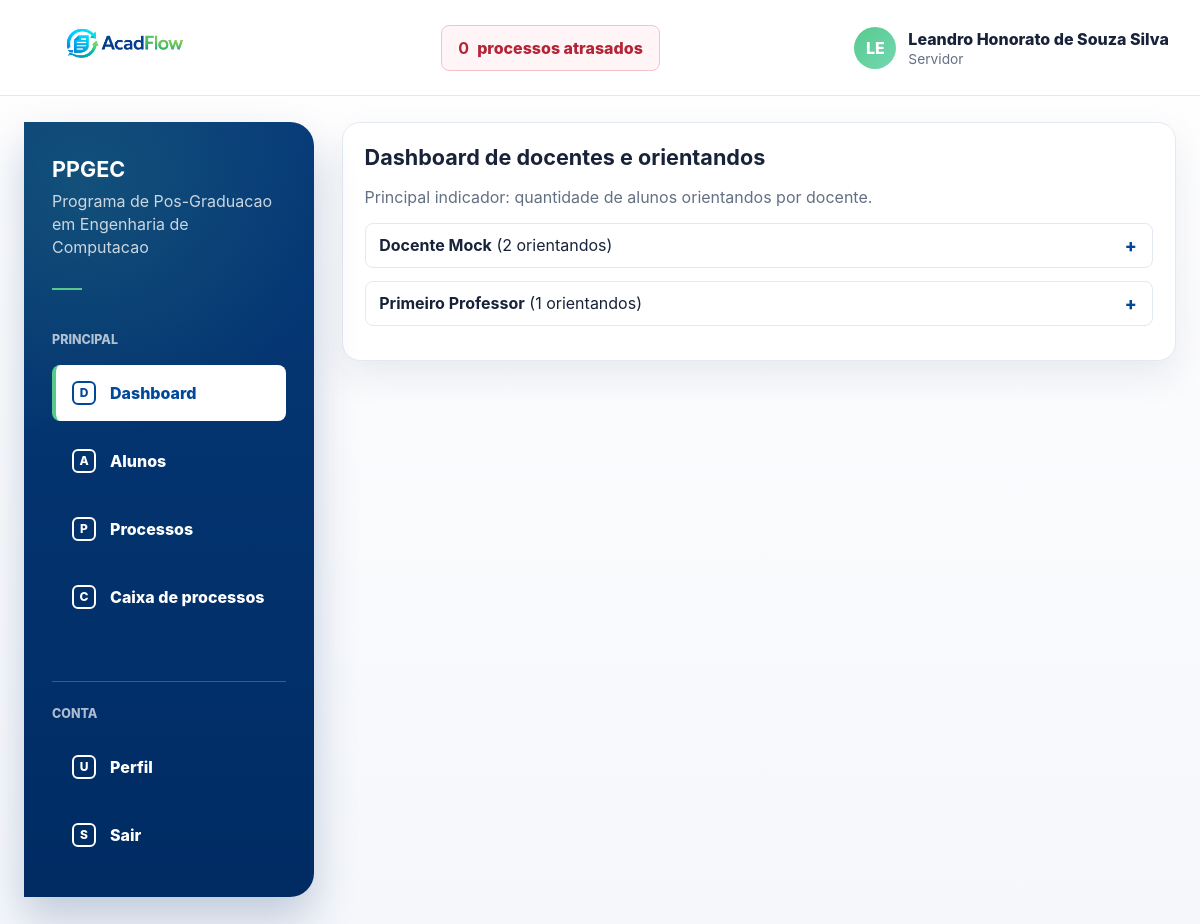
Before: /coordenacao/dashboard/ (signed in) with the older database file.
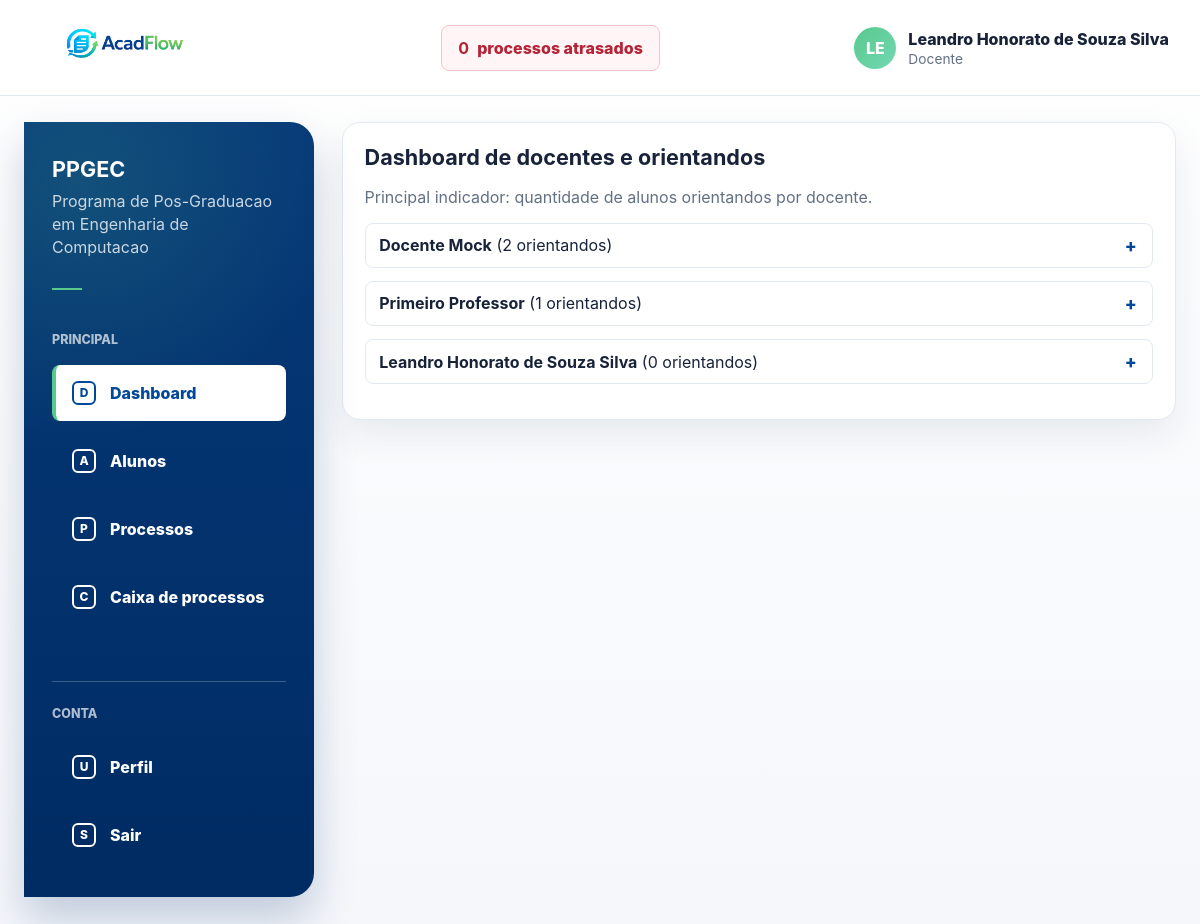
After: the same page with the newer database file.
### processos/models.py (models this page shows, shortened)
class User(AbstractUser):
    class TipoUsuario(models.TextChoices):
        ALUNO = "ALUNO", "Aluno"
        DOCENTE = "DOCENTE", "Docente"
        SERVIDOR = "SERVIDOR", "Servidor"
    username = None
    first_name = None
    last_name = None
    nome = models.CharField(max_length=255)
    email = models.EmailField(unique=True)
    tipo_usuario = models.CharField(
        max_length=20,
        choices=TipoUsuario.choices,
        default=TipoUsuario.SERVIDOR,
    )
    USERNAME_FIELD = "email"
    REQUIRED_FIELDS = ["nome"]
    objects = UserManager()
    class Meta:
        ordering = ["nome", "email"]

class Docente(User):
    externo = models.BooleanField(default=False)
    permanente = models.BooleanField(default=False)
    coordenador = models.BooleanField(default=False)
    class Meta:
        verbose_name = "Docente"
        verbose_name_plural = "Docentes"

### processos/views.py (the view)
# urls.py: path("coordenacao/dashboard/", coordenacao_dashboard_view, name="coordenacao_dashboard"),
@login_required
def coordenacao_dashboard_view(request):
    if not _can_view_dashboard(request.user):
        raise PermissionDenied("Acesso restrito a coordenadores e servidores.")
    docentes = (
        Docente.objects.prefetch_related("orientandos")
        .annotate(total_orientandos=Count("orientandos"))
        .order_by("-total_orientandos", "nome")
    )
    return render(
        request,
        "processos/coordenacao_dashboard.html",
        {
            "docentes": docentes,
            "is_coordenador": _is_coordenador(request.user),
            "has_gestao_access": True,
            "can_view_dashboard": _can_view_dashboard(request.user),
            "can_view_processos": _can_view_processos(request.user),
            "can_view_caixa": _can_view_caixa(request.user),
        },
    )

### processos/context_processors.py (called while the page is built)
def processos_atrasados(request):
    if not request.user.is_authenticated:
        return {}
    return {
        "processos_atrasados_count": processos_atrasados_queryset(request.user).count(),
        "processos_atrasados_url": processos_atrasados_url(request.user),
    }

### processos/services.py (called while the page is built, shortened)
def processos_atrasados_base_queryset():
    return Processo.objects.filter(
        prazo_limite__lt=timezone.localdate(),
    ).exclude(status=Processo.StatusProcesso.FINALIZADO)

def processos_atrasados_queryset(user):
    queryset = processos_atrasados_base_queryset()
    if not user.is_authenticated:
        return queryset.none()
    if user.tipo_usuario == User.TipoUsuario.SERVIDOR:
        return queryset
    if user.tipo_usuario == User.TipoUsuario.DOCENTE:
        is_coordenador = Docente.objects.filter(pk=user.pk, coordenador=True).exists()
        if is_coordenador:
            return queryset
    return queryset.filter(usuario_criado_por=user)

### processos/views.py (called while the page is built)
def _is_docente(user):
    return user.is_authenticated and user.tipo_usuario == User.TipoUsuario.DOCENTE

def _is_servidor(user):
    return user.is_authenticated and user.tipo_usuario == User.TipoUsuario.SERVIDOR

### templates/processos/coordenacao_dashboard.html (shortened to what this page needs)
{% extends "base.html" %}
{% block content %}
<section class="card">
    <h1 class="section-title">Dashboard de docentes e orientandos</h1>
    <p class="muted">Principal indicador: quantidade de alunos orientandos por docente.</p>
    {% if docentes %}
        {% for docente in docentes %}
            <details class="docente-item">
                <summary>
                    <span>
                        <strong>{{ docente.nome }}</strong> ({{ docente.total_orientandos }} orientandos)
                    </span>
                    <span class="docente-toggle" aria-hidden="true"></span>
                </summary>
            </details>
        {% endfor %}
    {% else %}
        <p class="muted">Nenhum docente encontrado.</p>
    {% endif %}
</section>
{% endblock %}

### templates/base.html (shortened to what the changed rows need)
{% load static %}
<!doctype html>
<html lang="pt-BR">
<head>
    <link rel="stylesheet" href="{% static 'css/app.css' %}">
</head>
<body>
<div class="app-shell">
    {% if user.is_authenticated %}
        <header class="topbar">
            <div class="container topbar-content">
                <a class="brand" href="{% url 'home' %}" aria-label="AcadFlow">
                    <img class="brand-logo" src="{% static 'img/acadflow-logo.png' %}" alt="AcadFlow">
                </a>
                <a class="overdue-link" href="{{ processos_atrasados_url }}">
                    <strong>{{ processos_atrasados_count|default:0 }}</strong>
                    <span>processos atrasados</span>
                </a>
                <details class="user-menu">
                    <summary class="user-chip">
                        <span class="avatar" aria-hidden="true">{{ user.nome|default:user.email|slice:":2"|upper }}</span>
                        <span class="user-meta">
                            <span class="user-name">{{ user.nome }}</span>
                            <span class="user-role">{{ user.get_tipo_usuario_display }}</span>
                        </span>
                    </summary>
                </details>
            </div>
        </header>
    {% endif %}
    <main class="main-area">
        <div class="container">
            {% if user.is_authenticated %}
                <div class="layout">
                    <section class="content-area">
            {% endif %}
            {% block content %}{% endblock %}
            {% if user.is_authenticated %}
                    </section>
                </div>
            {% endif %}
        </div>
    </main>
</div>
</body>
</html>

Changed rows visible on the page:
changed User "LE": tipo_usuario "Servidor" → "Docente"
added Docente: nome "Leandro Honorato de Souza Silva", total_orientandos "0"
